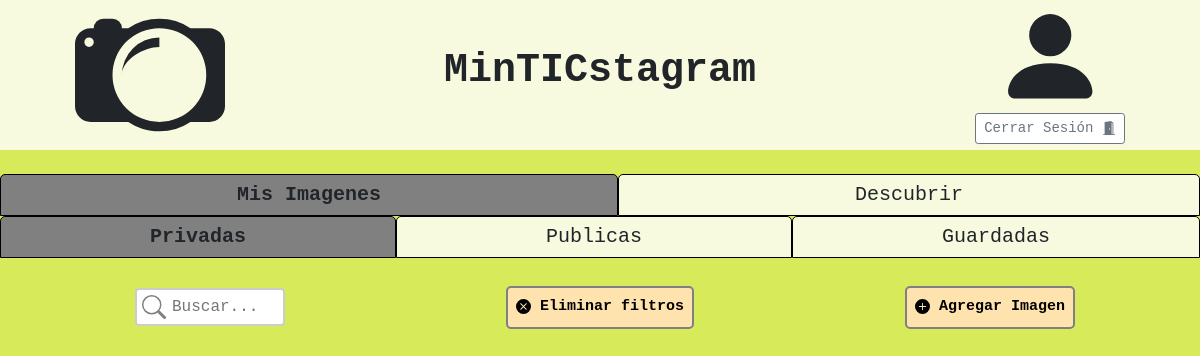
Before: /principal/ (signed in) with the older database file.
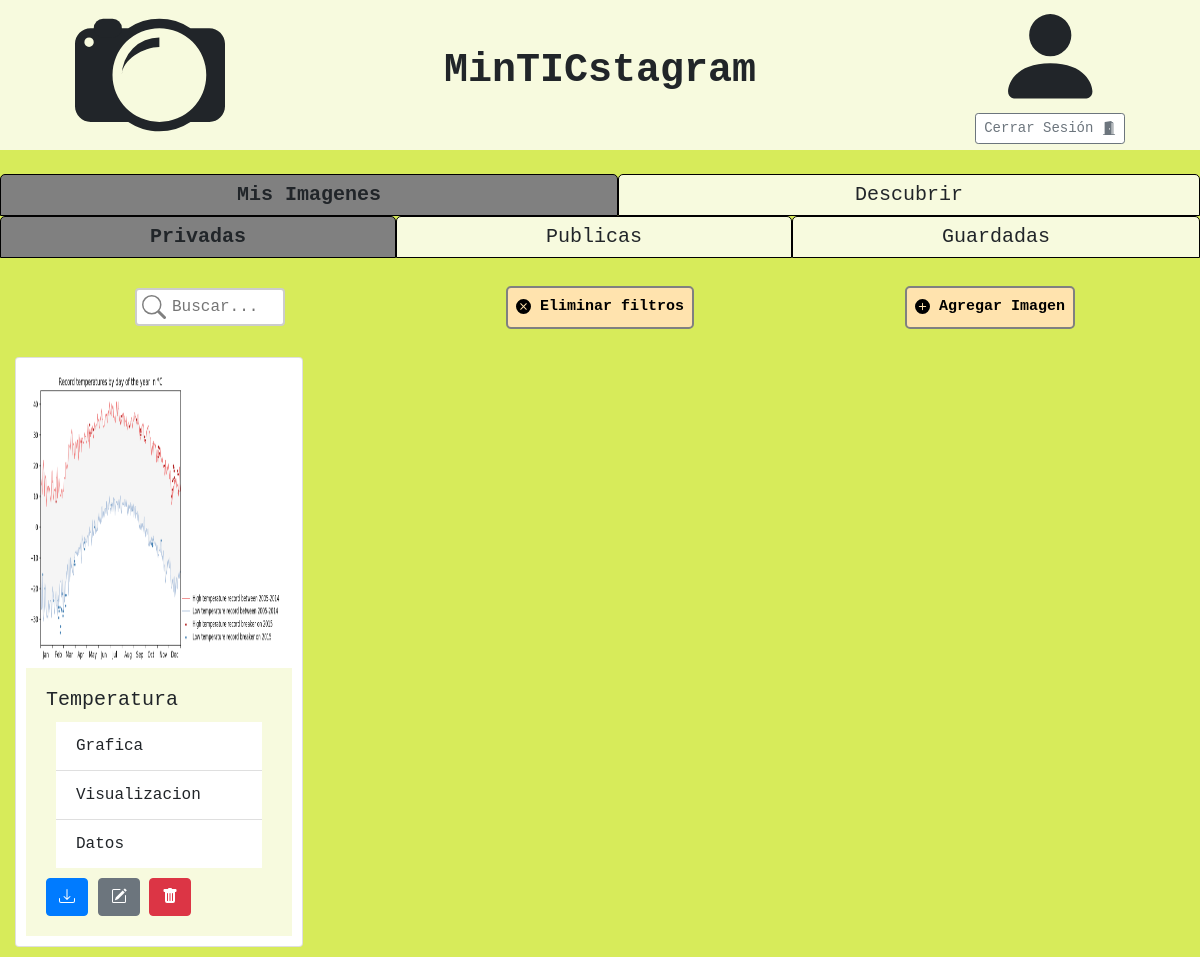
After: the same page with the newer database file.
### tables this page shows
CREATE TABLE Imagenes (
    id INTEGER PRIMARY KEY AUTOINCREMENT,
    id_usuario REFERENCES Usuarios(id),
    nombre_imagen TEXT,
    ruta TEXT,
    privada BOOLEAN
);

CREATE TABLE Etiquetas (
    id INTEGER PRIMARY KEY AUTOINCREMENT,
    nombre_etiqueta TEXT UNIQUE
);

### controlador.py (the view)
@app.route("/principal/", methods=('GET', 'POST'))
@login_required
def principal():
    if 'tabID' not in g:
        g.tabID="privadas"
    if request.method == "POST":
        g.tabID = request.form.get("tab")
    img_privadas = get_imagenes(session['user_id'], 1)
    img_publicas = get_imagenes(session['user_id'], 0)
    img_guardadas = get_guardadas(session['user_id'])
    img_descubrir = descubir_imagenes(session['user_id'])
    username = request.cookies.get('usuario')
    return render_template("principal.html",  galeria1=img_privadas, galeria2=img_publicas, galeria3=img_guardadas, galeria4=img_descubrir, tabID=g.tabID)

### controlador.py (called while the page is built)
def login_required(view):
    @wraps(view)
    def wrapped_view(*arg, **kwargs):
        if g.user is None:
            return redirect(url_for( 'ingreso' ))
        return view(*arg, **kwargs)
    return wrapped_view

@app.before_request
def load_logged_in_user():
    user_id = session.get('user_id')
    if user_id is None:
        g.user = None
    else:
        g.user = get_usuario_byID(user_id)

### db.py (called while the page is built)
def conectar():
    try:
        if 'db' not in g:
            g.db = sqlite3.connect('MinTICstagram.db')
        return g.db
    except Error as e:
        print(e)

def desconectar():
    try:
        db = g.pop('db', None)
        if db is not None:
            db.close()
    except Error as e:
        print(e)

def get_usuario_byID(id_):
    query = """SELECT id, nombre_usuario, correo, contraseña
               FROM Usuarios
               WHERE id=?;"""
    values = (id_,)
    keys = ['id', 'nombre', 'correo', 'contraseña']
    try:
        con = conectar()
        cursor = con.cursor()
        cursor.execute(query, values)
        res = cursor.fetchone()
        desconectar()
        return None if res is None else {k:v for k,v in zip(keys, res)}
    except Error as e:
        print(e)

def get_imagenes(usrId, privada):
    query = """SELECT id, nombre_imagen, ruta
               FROM Imagenes
               WHERE id_usuario=? AND privada=?;"""
    values = (usrId, 1 if privada else 0)
    try:
        con = conectar()
        cursor = con.cursor()
        cursor.execute(query, values)
        imagenes = cursor.fetchall()
        desconectar()
        keys = ['id', 'nombre', 'ruta']
        imagenes = [{k:v for k,v in zip(keys,img)} for img in imagenes]
        for img in imagenes:
            img['etiquetas'] = get_etiquetas(img['id'])
        return imagenes
    except Error as e:
        print(e)

def get_guardadas(usrId):
    query = """SELECT I.id, I.nombre_imagen, I.ruta
               FROM Imagenes AS I
               INNER JOIN MeGusta AS MG ON MG.id_imagen = I.id
               WHERE MG.id_usuario=?;"""
    values = (usrId,)
    try:
        con = conectar()
        cursor = con.cursor()
        cursor.execute(query, values)
        imagenes = cursor.fetchall()
        desconectar()
        keys = ['id', 'nombre', 'ruta']
        imagenes = [{k:v for k,v in zip(keys,img)} for img in imagenes]
        for img in imagenes:
            img['etiquetas'] = get_etiquetas(img['id'])
        return imagenes
    except Error as e:
        print(e)

### templates/principal.html (shortened to what this page needs)
<!DOCTYPE html>
<html lang="es">
<head>
    <link rel="stylesheet" href="https://cdn.jsdelivr.net/npm/bootstrap@4.5.3/dist/css/bootstrap.min.css"
>
    <link rel="stylesheet" href="{{ url_for('static', filename='estilos/principales.css') }}">
</head>
<body>
    <header>
        <div id="wrapper">
            <div id="column1">
            </div>
            <div id="column2">
                <h1 style="font-weight: bold;">MinTICstagram</h1>
            </div>
            <div id="column3">
                <div class="logo">
                    <svg height="100%" viewBox="0 0 16 16" class="bi bi-person-fill" fill="currentColor"
                        xmlns="http://www.w3.org/2000/svg">
                        <path fill-rule="evenodd"
                            d="M3 14s-1 0-1-1 1-4 6-4 6 3 6 4-1 1-1 1H3zm5-6a3 3 0 1 0 0-6 3 3 0 0 0 0 6z" />
                    </svg>
                </div>
                <div>
                    <button type="button" class="btn btn-outline-secondary btn-sm" data-toggle="modal"
                        data-target="#modalCerrarSesion">
                        Cerrar Sesión
                    </button>
                </div>
            </div>
        </div>
    </header>
    <br>
    <div class="grid-container two-cols">
        <div class="grid-item tab" id="myImgs-tab" onclick="openTab('myImgs');">
            Mis Imagenes
        </div>
        <div class="grid-item tab" id="buscar-tab" onclick="openTab('buscar');">
            Descubrir
        </div>
    </div>
    <div class="tab-content" id="myImgs-content" style="display: none;">
        <div class="grid-container three-cols">
            <div class="grid-item tab-img" id="privadas-tab" onclick="obtenerSubTab('privadas');">
                Privadas
            </div>
            <div class="grid-item tab-img" id="publicas-tab" onclick="obtenerSubTab('publicas');">
                Publicas
            </div>
            <div class="grid-item tab-img" id="guardadas-tab" onclick="obtenerSubTab('guardadas');">
                Guardadas
            </div>
        </div>
        <br>
        <div class="tab-content" id="privadas-content" style="display: none;">
            <div class="container-fluid">
                <div class="container-fluid">
                    <div class="row">
                        <div class="col align-self-center center">
                            <form style="text-align: center;" action="{{ url_for('buscarPrivadas') }}" method="POST"
                                enctype="multipart/form-data">
                                <input type="text" class="searchbar" name="search" placeholder="Buscar...">
                            </form>
                        </div>
                        <div class="col align-self-center center">
                            <form action="{{ url_for('principal') }}" method="POST" enctype="multipart/form-data">
                                <button type="submit" class="boton">
                                    Eliminar filtros
                                </button>
                            </form>
                        </div>
                        <div class="col align-self-center center">
                            <button type="button" class="boton" data-toggle="modal" data-target="#nuevaImgModal">
                                <svg width="1em" height="1em" viewBox="0 0 16 16" class="bi bi-plus-circle-fill"
                                    fill="currentColor" xmlns="http://www.w3.org/2000/svg">
                                    <path fill-rule="evenodd"
                                        d="M16 8A8 8 0 1 1 0 8a8 8 0 0 1 16 0zM8.5 4.5a.5.5 0 0 0-1 0v3h-3a.5.5 0 0 0 0 1h3v3a.5.5 0 0 0 1 0v-3h3a.5.5 0 0 0 0-1h-3v-3z" />
                                </svg>
                                Agregar Imagen
                            </button>
                        </div>
                    </div>
                </div>
                <br>
                <div class="row">
                    {% for t in galeria1 %}
                    <div class="col-md-3">
                        <div class="card mx-auto" style="width: 18rem; padding: 10px; margin-bottom: 10px;">
                            <img src="{{ url_for('static', filename= t['ruta'] ) }}" class="card-img-top myImg"
                                width="300" height="300" onclick="showImgModal(event);">
                            <div class="card-body">
                                <h5 class="card-title" style="float: left;"> {{ t['nombre'] }} </h5><br>
                                <ul class="list-group list-group-flush" style="display: block; margin: 10px;">
                                    {% for q in t['etiquetas'] %}
                                        <li class="list-group-item">{{ q }}</li>
                                    {% endfor %}
                                </ul>
                                <a download="imagen.jpg" href="{{ url_for('static', filename= t['ruta'] ) }}">
                                    <button type="button" class="btn btn-primary">
                                    </button>
                                </a>
                                {% set id = t['id'] %}
                                {% set ruta = t['ruta'] %}
                                <button type="button" class="btn btn-secondary" data-toggle="modal"
                                    data-target="#actualizarImgModal"
                                    onclick="displayImgOnUpdateModal(event, '{{ id }}', '{{ ruta }}'); setRadioBtn('Privada');">
                                </button>
                                <a href="{{ url_for('delete', id= t['id'] ) }}">
                                    <button type="button" class="btn btn-danger">
                                    </button>
                                </a>
                            </div>
                        </div>
                    </div>
                    {% endfor %}
                </div>
            </div>
        </div>
    </div>
</body>
</html>

### static/estilos/principales.css (style rules this page uses)
* { font-family: "Courier New", Courier, monospace; margin: 0; box-sizing: border-box; }
.btn-group-sm>.btn, .btn-sm { background-color: white; }
body { background-color: #d7eb5a; font-family: "Courier New", Courier, monospace; margin: 0; }
header { width:100%; background-color: #f7fade; height: 150px; text-align: center; left: 0; top: 0; }
#wrapper { width:100%; height:150px; margin:auto; display: flex; }
#column1 { width:25%; height:150px; float:left; align-items: center; }
#column2 { width:50%; height:150px; float:left; line-height: 150px; text-align: center; display:flex; align-items: center; justify-content: center; }
#column3 { width:25%; height:150px; align-items: center; float:left; }
.logo { display: inline-block; height: 75%; vertical-align: middle; }
.boton { background-color: #ffe3ae; color: black; text-align: center; text-decoration: none; display: inline-block; font-family: 'Courier New', Courier, monospace; font-weight:bold; font-size:15px; padding: 8px; margin: 4px 2px; transition-duration: 0.4s; cursor: pointer; border-radius: 5px; border: 2px solid gray; }
.searchbar { width: 150px; box-sizing: border-box; border: 2px solid #ccc; border-radius: 4px; font-size: 16px; background-color: white; background-image: url('../img/searchicon.svg'); background-position: 5px 5px; background-repeat: no-repeat; padding: 5px 20px 5px 35px; transition: width 0.4s ease-in-out; }
.center { text-align: center; }
.grid-container { display: grid; grid-gap: 0px; padding: 0px; }
.two-cols { grid-template-columns: auto auto; }
.three-cols { grid-template-columns: auto auto auto; }
.grid-item { background-color: #f7fade; border: 1px solid black; border-radius: 5px 5px 0 0; text-align: center; padding: 5px; font-size: 20px; cursor: pointer; }
.active { background-color: grey; font-weight: bold; }
.myImg { cursor: pointer; transition: 0.3s; }
.card-body { background-color: #f7fade; }

Changed rows visible on the page:
added Imagenes: ruta (picture), nombre "Temperatura"
added Etiquetas: nombre_etiqueta "Grafica"
added Etiquetas: nombre_etiqueta "Visualizacion"
added Etiquetas: nombre_etiqueta "Datos"
